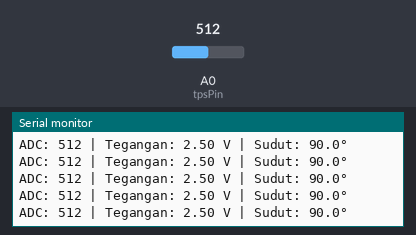
Simulated run of this sketch. Board: Arduino Uno, built with avr-gcc and run on an emulated ATmega328P. Shown: the last lines printed to the serial monitor. The inputs (shaded band) are chosen by the test bench; at power-on: A0 (tpsPin) = 512.

Above: at 2.7 s.
2.8 s: A0 (tpsPin) set to 990
At 2.84 s:
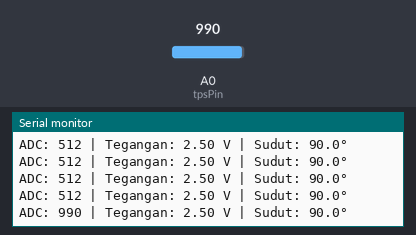
5.8 s: A0 (tpsPin) set to 1015
At 5.88 s:
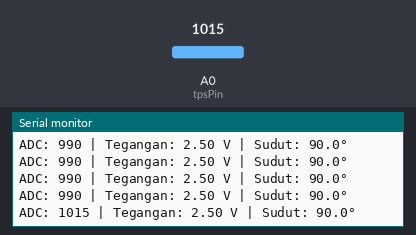
Timing chart, 0 to 8.8 s (numbered marks = the images above; inputs shaded):
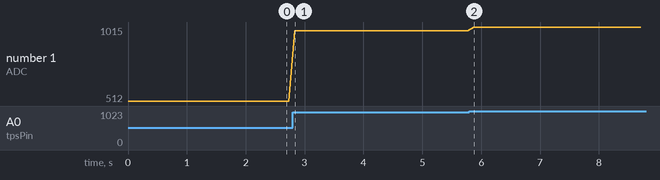

The sketch:

tps.ino
```cpp
//you can use any pin but it should be analog cause tps working like potentiometer
const int tpsPin = A0;

//it base on tps voltage
const float VREF = 5.0;

//it based on how much voltage that you want use
const float TPS_VMAX = 2.5;

//it used base on how much angle you want to use
const float ANGLE_MAX = 90.0;

void setup() {
  pinMode(A0, INPUT);
  Serial.begin(9600);
}

void loop() {
  int adcValue = analogRead(tpsPin);
  float voltage = (adcValue / 1023.0) * VREF;

  if (voltage > TPS_VMAX) voltage = TPS_VMAX;
  float angle = (voltage / TPS_VMAX) * ANGLE_MAX;

  Serial.print("ADC: ");
  Serial.print(adcValue);
  Serial.print(" | Tegangan: ");
  Serial.print(voltage, 2);
  Serial.print(" V | Sudut: ");
  Serial.print(angle, 1);
  Serial.println("°");

  delay(100);
}
```

Measured:
- after the input at 2.8 s, the serial monitor: prints a new line at once (image 1)
- after the input at 5.8 s, the serial monitor: prints a new line after 0.07 s (image 2)
- plotted number 1: 512 → 990 after the input at 2.8 s, 990 → 1015 after the input at 5.8 s
